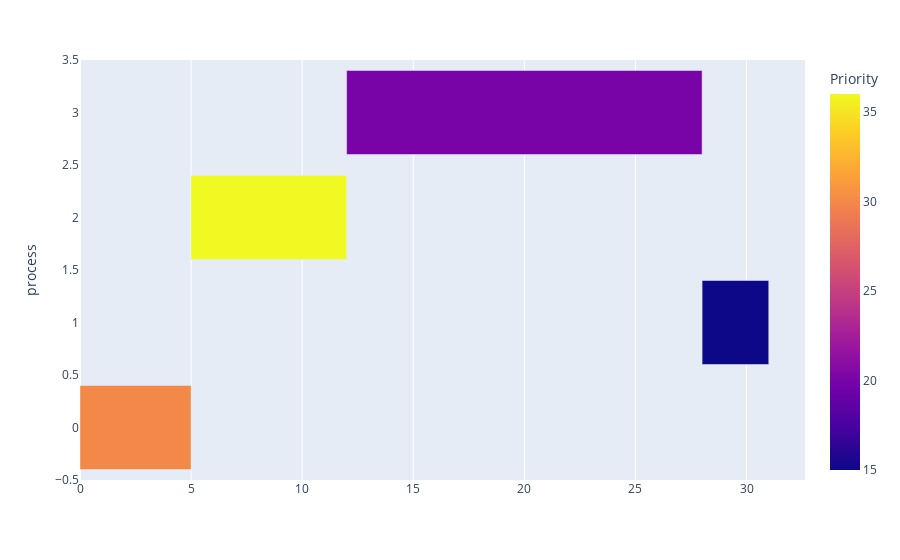

Here is the notebook cell this chart was saved with:
### Code cell
fig = px.timeline(df, x_start="Start", x_end="Finish", y="process", color="Priority")

df['delta'] = df['Finish'] - df['Start']
fig.layout.xaxis.type = 'linear'
fig.data[0].x = df.delta.tolist()
fig.data[0].base = df.Start.tolist()
fig.show()

### Figure 1 — Plotly figure (JSON) as saved in the notebook; plotly's stock layout.template omitted (floating-point values rounded to 4 significant figures)
{"data": [{"base": [0, 5, 12, 28], "hovertemplate": "Start=%{base}<br>Finish=%{x}<br>process=%{y}<br>Priority=%{marker.color}<extra></extra>", "legendgroup": "", "marker": {"color": [30, 36, 20, 15], "coloraxis": "coloraxis", "pattern": {"shape": ""}}, "name": "", "orientation": "h", "showlegend": false, "textposition": "auto", "type": "bar", "x": [5, 7, 16, 3], "xaxis": "x", "y": [0, 2, 3, 1], "yaxis": "y"}], "layout": {"barmode": "overlay", "coloraxis": {"colorbar": {"title": {"text": "Priority"}}, "colorscale": [[0, "#0d0887"], [0.1111, "#46039f"], [0.2222, "#7201a8"], [0.3333, "#9c179e"], [0.4444, "#bd3786"], [0.5556, "#d8576b"], [0.6667, "#ed7953"], [0.7778, "#fb9f3a"], [0.8889, "#fdca26"], [1, "#f0f921"]]}, "legend": {"tracegroupgap": 0}, "margin": {"t": 60}, "xaxis": {"anchor": "y", "domain": [0, 1], "type": "linear"}, "yaxis": {"anchor": "x", "domain": [0, 1], "title": {"text": "process"}}}}
